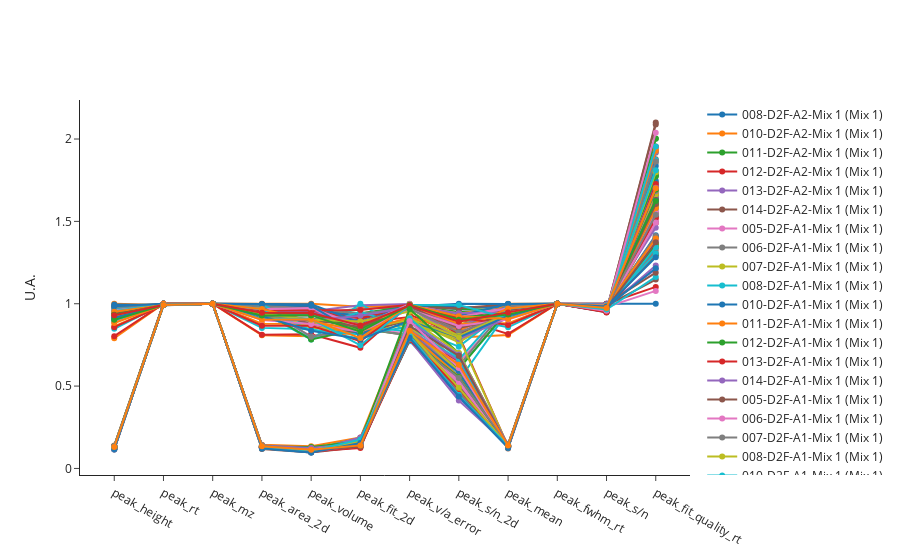

Notebook code cell kept with this figure:
### Code cell
analyses.plot_features(indices=train_indices) # train set only 50x100ng/ml
